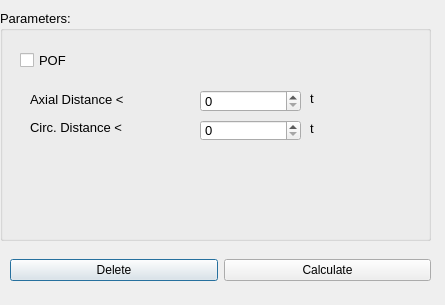
<?xml version="1.0" encoding="UTF-8"?>
<ui version="4.0">
 <class>Dialog</class>
 <widget class="QDialog" name="Dialog">
  <property name="geometry">
   <rect>
    <x>0</x>
    <y>0</y>
    <width>445</width>
    <height>305</height>
   </rect>
  </property>
  <property name="sizePolicy">
   <sizepolicy hsizetype="Minimum" vsizetype="Minimum">
    <horstretch>0</horstretch>
    <verstretch>0</verstretch>
   </sizepolicy>
  </property>
  <property name="minimumSize">
   <size>
    <width>445</width>
    <height>305</height>
   </size>
  </property>
  <property name="maximumSize">
   <size>
    <width>445</width>
    <height>305</height>
   </size>
  </property>
  <property name="windowTitle">
   <string>Dialog</string>
  </property>
  <widget class="QWidget" name="verticalLayoutWidget">
   <property name="geometry">
    <rect>
     <x>0</x>
     <y>10</y>
     <width>431</width>
     <height>231</height>
    </rect>
   </property>
   <layout class="QVBoxLayout" name="verticalLayout">
    <item>
     <widget class="QGroupBox" name="groupBox">
      <property name="font">
       <font>
        <pointsize>10</pointsize>
       </font>
      </property>
      <property name="title">
       <string>Parameters:</string>
      </property>
      <widget class="QCheckBox" name="checkBox">
       <property name="geometry">
        <rect>
         <x>20</x>
         <y>40</y>
         <width>81</width>
         <height>20</height>
        </rect>
       </property>
       <property name="text">
        <string>POF</string>
       </property>
      </widget>
      <widget class="QLabel" name="label">
       <property name="geometry">
        <rect>
         <x>30</x>
         <y>80</y>
         <width>131</width>
         <height>20</height>
        </rect>
       </property>
       <property name="text">
        <string>Axial Distance  &lt;</string>
       </property>
      </widget>
      <widget class="QLabel" name="label_2">
       <property name="geometry">
        <rect>
         <x>30</x>
         <y>110</y>
         <width>181</width>
         <height>16</height>
        </rect>
       </property>
       <property name="text">
        <string>Circ. Distance   &lt;</string>
       </property>
      </widget>
      <widget class="QSpinBox" name="spinBox">
       <property name="geometry">
        <rect>
         <x>200</x>
         <y>80</y>
         <width>101</width>
         <height>22</height>
        </rect>
       </property>
      </widget>
      <widget class="QSpinBox" name="spinBox_2">
       <property name="geometry">
        <rect>
         <x>200</x>
         <y>110</y>
         <width>101</width>
         <height>21</height>
        </rect>
       </property>
      </widget>
      <widget class="QLabel" name="label_3">
       <property name="geometry">
        <rect>
         <x>310</x>
         <y>80</y>
         <width>55</width>
         <height>16</height>
        </rect>
       </property>
       <property name="text">
        <string>t</string>
       </property>
      </widget>
      <widget class="QLabel" name="label_4">
       <property name="geometry">
        <rect>
         <x>310</x>
         <y>110</y>
         <width>55</width>
         <height>16</height>
        </rect>
       </property>
       <property name="text">
        <string>t</string>
       </property>
      </widget>
     </widget>
    </item>
   </layout>
  </widget>
  <widget class="QWidget" name="horizontalLayoutWidget">
   <property name="geometry">
    <rect>
     <x>10</x>
     <y>250</y>
     <width>421</width>
     <height>41</height>
    </rect>
   </property>
   <layout class="QHBoxLayout" name="horizontalLayout">
    <item>
     <widget class="QPushButton" name="pushButton_2">
      <property name="text">
       <string>Delete</string>
      </property>
     </widget>
    </item>
    <item>
     <widget class="QPushButton" name="pushButton">
      <property name="text">
       <string>Calculate</string>
      </property>
     </widget>
    </item>
   </layout>
  </widget>
 </widget>
 <resources/>
 <connections/>
</ui>
